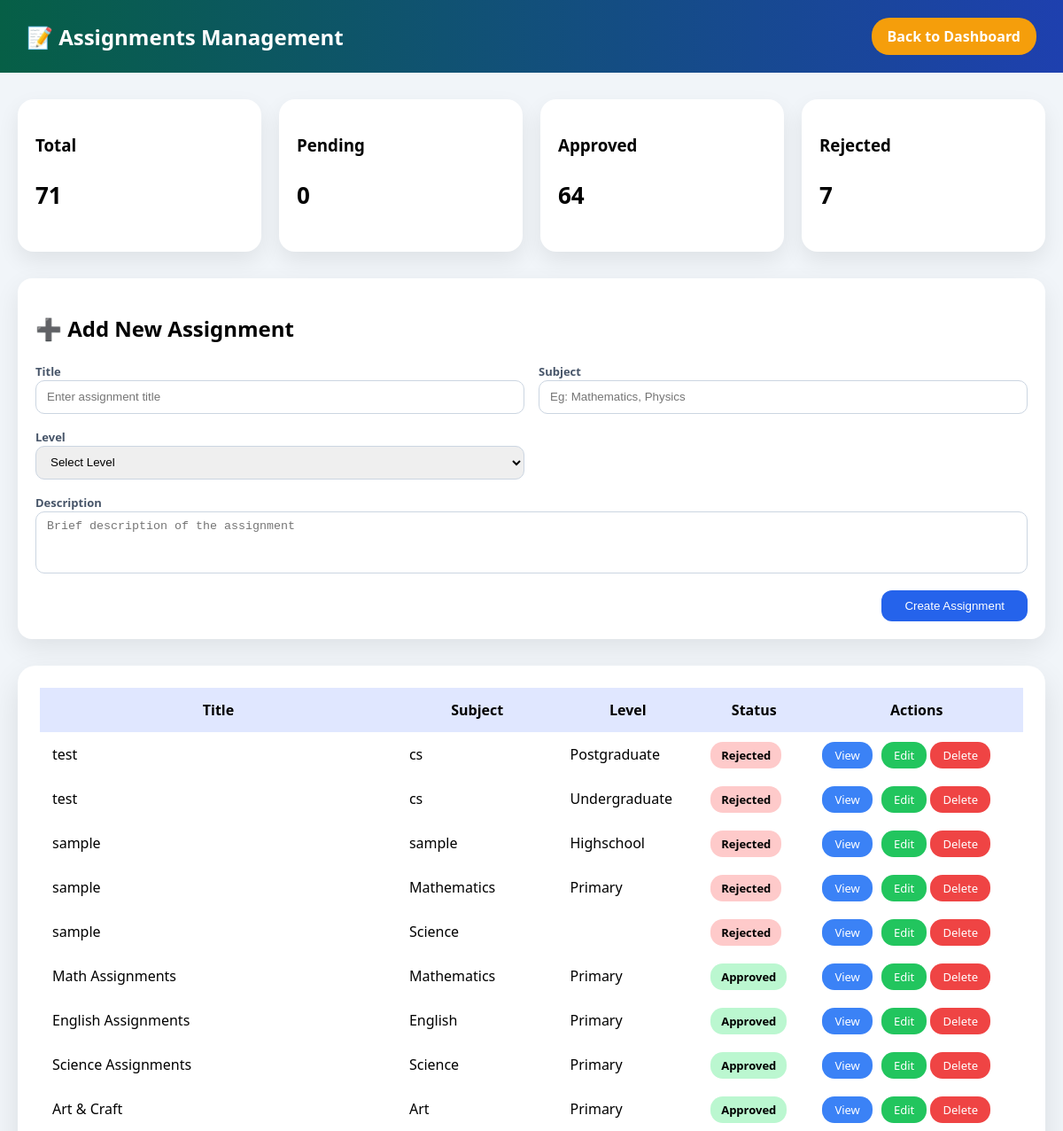
The page /admin/assignments.php (signed in, upper part) on the database as committed earlier.
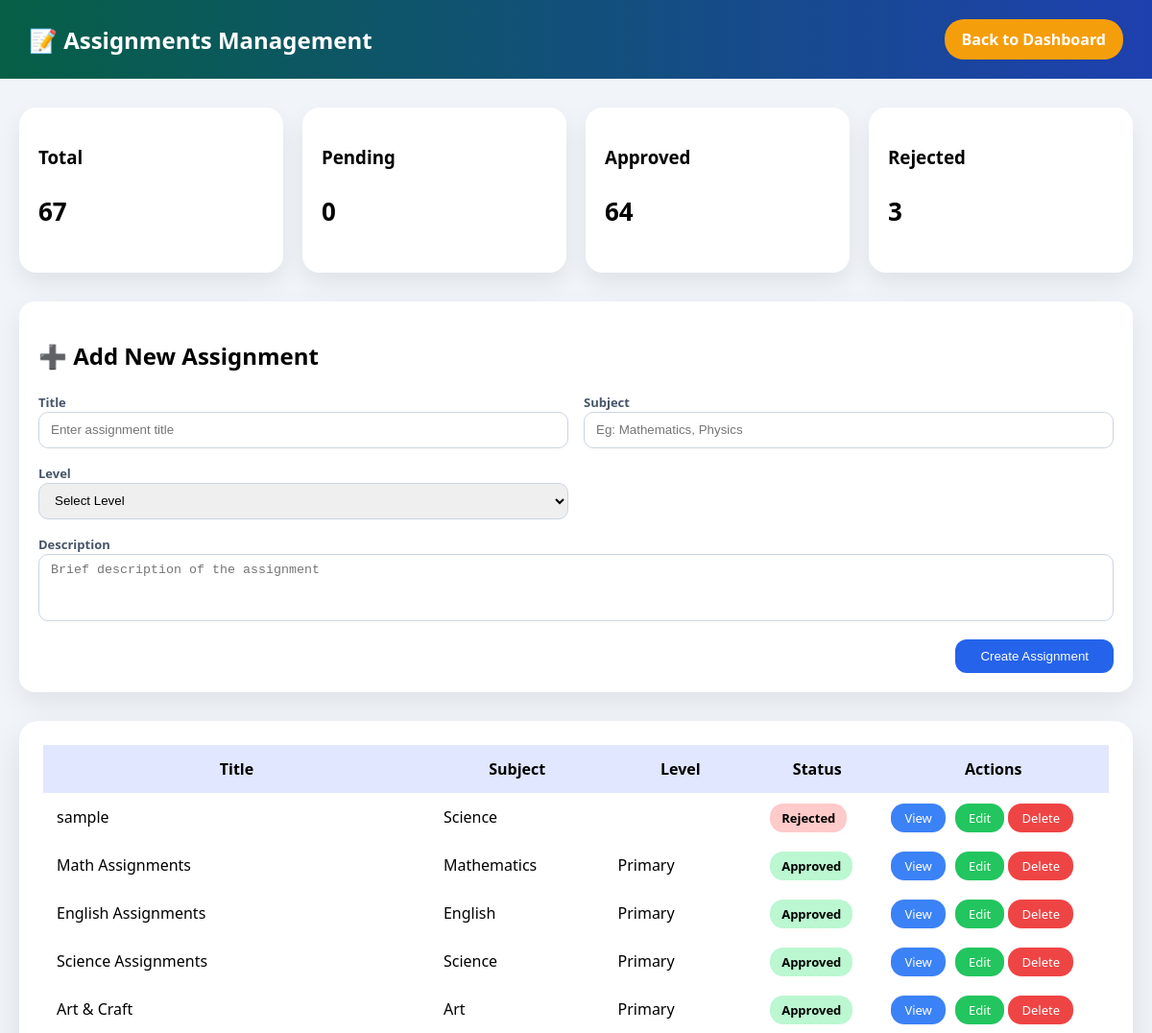
The same page on the database as committed later.
### tables this page shows
CREATE TABLE `assignments` (
  `id` int(11) NOT NULL,
  `title` varchar(255) DEFAULT NULL,
  `description` text DEFAULT NULL,
  `level` enum('kindergarten','primary','secondary','highschool','undergraduate','postgraduate') DEFAULT NULL,
  `subject` varchar(100) DEFAULT NULL,
  `created_by_role` enum('admin','teacher') DEFAULT NULL,
  `status` enum('pending','approved','rejected') DEFAULT 'pending',
  `created_at` timestamp NOT NULL DEFAULT current_timestamp(),
  `created_by` int(11) DEFAULT NULL
);

### admin/assignments.php (the view, shortened to what this page needs)
<?php
$conn = new mysqli("localhost", "root", "", "unified_edu");
$result = $conn->query("
    SELECT *
    FROM assignments
    ORDER BY created_at DESC
");
$total = $conn->query("SELECT COUNT(*) c FROM assignments")->fetch_assoc()['c'];
$pending = $conn->query("SELECT COUNT(*) c FROM assignments WHERE status='pending'")->fetch_assoc()['c'];
$approved = $conn->query("SELECT COUNT(*) c FROM assignments WHERE status='approved'")->fetch_assoc()['c'];
$rejected = $conn->query("SELECT COUNT(*) c FROM assignments WHERE status='rejected'")->fetch_assoc()['c'];
?>
<!DOCTYPE html>
<html>
<head>
</head>
<body>
<div class="topbar">
<h1>📝 Assignments Management</h1>
<a href="../admin/admin.php"><i class="fa fa-arrow-left"></i> Back to Dashboard</a>
</div>
<div class="wrapper">
<div class="stats">
<div class="stat"><h3>Total</h3><p><?= $total ?></p></div>
<div class="stat"><h3>Pending</h3><p><?= $pending ?></p></div>
<div class="stat"><h3>Approved</h3><p><?= $approved ?></p></div>
<div class="stat"><h3>Rejected</h3><p><?= $rejected ?></p></div>
</div>
<div class="add-assignment-card">
<h2>➕ Add New Assignment</h2>
<form method="POST" class="assignment-form">
<div>
<label>Title</label>
<input type="text" name="title" placeholder="Enter assignment title" required>
</div>
<div>
<label>Subject</label>
<input type="text" name="subject" placeholder="Eg: Mathematics, Physics" required>
</div>
<div>
<label>Level</label>
<select name="level" required>
    <option value="">Select Level</option>
</select>
</div>
<div class="full">
<label>Description</label>
<textarea name="description" placeholder="Brief description of the assignment"></textarea>
</div>
<div class="assignment-actions">
<button>Create Assignment</button>
</div>
</form>
</div>
<div class="table-box">
<table>
<tr>
    <th>Title</th>
    <th>Subject</th>
    <th>Level</th>
    <th>Status</th>
    <th>Actions</th>
</tr>
<?php if ($result && $result->num_rows > 0): ?>
    <?php while ($row = $result->fetch_assoc()): ?>
    <tr>
        <td><?= htmlspecialchars($row['title']) ?></td>
        <td><?= htmlspecialchars($row['subject']) ?></td>
        <td><?= ucfirst($row['level']) ?></td>
        <td>
            <span class="status <?= $row['status'] ?>">
                <?= ucfirst($row['status']) ?>
            </span>
        </td>
       <td class="actions">
<a href="javascript:void(0)"
class="view"
onclick="openModal(
'<?= htmlspecialchars(addslashes($row['title'])) ?>',
'<?= htmlspecialchars(addslashes($row['subject'])) ?>',
'<?= htmlspecialchars(addslashes($row['level'])) ?>',
'<?= htmlspecialchars(addslashes($row['description'])) ?>',
'<?= ucfirst($row['status']) ?>'
)">View</a>
<a class="approve"
onclick="openEdit(
'<?= $row['id'] ?>',
'<?= htmlspecialchars($row['title']) ?>',
'<?= htmlspecialchars($row['subject']) ?>',
'<?= $row['level'] ?>',
'<?= htmlspecialchars($row['description']) ?>'
)">Edit</a>
<a class="reject"
href="?delete=<?= $row['id'] ?>"
onclick="return confirm('Delete this assignment?')">
Delete
</a>
</td>
    </tr>
    <?php endwhile; ?>
<?php else: ?>
    <tr>
        <td colspan="5" style="text-align:center;">No assignments found</td>
    </tr>
<?php endif; ?>
</table>
</div>
</div>
</body>
</html>

Rows that differ between the two databases and show on the page:
removed assignments: title "test", subject "cs", level "Postgraduate", status "Rejected"
removed assignments: title "test", subject "cs", level "Undergraduate", status "Rejected"
removed assignments: title "sample", subject "sample", level "Highschool", status "Rejected"
removed assignments: title "sample", subject "Mathematics", level "Primary", status "Rejected"
Other text that changed with them:
$total: "71" → "67"
$rejected: "7" → "3"
